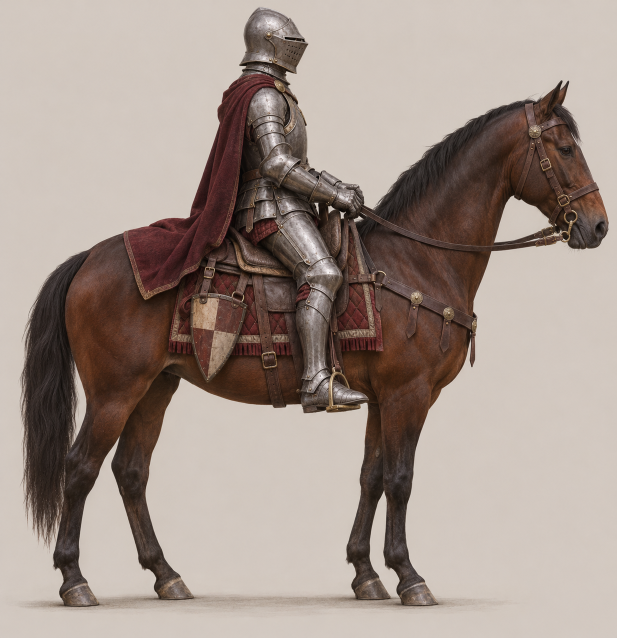
#> input picture src/jinete_referencia.png, 1234 x 1275 px (shown at 1/2 size)
$ python -i render.py   (imports and definitions only)
#> lines starting #> are read from the running program, lines starting #| are printed output that depends on the picture
### src/media.py
import os
import json
import math
import shutil
import subprocess
import sys
from functools import lru_cache
from pathlib import Path

from PIL import Image, ImageOps


MOTIONS = ('Fijo', 'Acercar', 'Alejar', 'Desplazar a la izquierda', 'Desplazar a la derecha')
FITS = ('Encajar', 'Recortar', 'Recorte inferior')
VIDEO_ROTATIONS = {'Según archivo': '', '90° a la izquierda': 'transpose=cclock',
                   '90° a la derecha': 'transpose=clock', '180°': 'hflip,vflip'}


def external_process_options():
    if os.name == 'nt':
        return {'creationflags': subprocess.CREATE_NO_WINDOW}
    if getattr(sys, 'frozen', False):
        environment = os.environ.copy()
        original = environment.pop('LD_LIBRARY_PATH_ORIG', None)
        if original is None:
            environment.pop('LD_LIBRARY_PATH', None)
        else:
            environment['LD_LIBRARY_PATH'] = original
        return {'env': environment}
    return {}


PROCESS_OPTIONS = external_process_options()


# [157 lines left out: functions find_program, find_ffmpeg, inspect_video, media_settings, open_image, video_command and 3 more, not called in this run]


class BackgroundFrames:
    # [18 lines left out: function __init__, not called in this run]

    def __enter__(self):
        return self

    # [37 lines left out: functions __exit__, next_frame, move_frame, not called in this run]

### src/video_reveal.py
"""Reveal the original video while keeping the ASCII composition editable."""

import math
from colorsys import hsv_to_rgb
from dataclasses import replace

import numpy as np
from PIL import Image, ImageDraw

import ascii_art


SIZE = (ascii_art.WIDTH, ascii_art.HEIGHT)
HUE_ANGLES = np.arange(256) * (math.tau / 256)
HUE_VECTORS = np.exp(1j * HUE_ANGLES)


def enabled(data):
    return data['fuente'] == 'Video' and (bool(data.get('tramos_original', '').strip()) or data['fin_ascii'] is not None)


class VideoReveal:
    # [119 lines left out: functions __init__, amount, frame, panel_for_frame, overlay, not called in this run]

### src/render.py
import argparse
import json
import math
import os
import random
import re
import subprocess
import tempfile
import wave
from bisect import bisect_right
from contextlib import ExitStack
from dataclasses import dataclass
from functools import lru_cache
from pathlib import Path

import numpy as np
from PIL import Image, ImageChops, ImageColor, ImageDraw, ImageFilter, ImageFont

import ascii_art
import audio_mix
import video_reveal
from designs import CODE_THEMES, DESIGNS, CodeTheme, silhouette
from media import BackgroundFrames, PROCESS_OPTIONS, ascii_preview_still, find_ffmpeg, media_settings, move_frame
from reel_clock import ReelClock, visibility, visible_at


ROOT = Path(__file__).resolve().parent
FONT_DIR = Path(os.environ.get('WINDIR', r'C:\Windows')) / 'Fonts'
PROJECT_VERSION = 12
WIDTH, HEIGHT, FPS = 720, 1280, 30
INTRO, HOLD = 1.40, 1.7
FINAL_SIZE, PREVIEW_SIZE = (1080, 1920), (540, 960)
TOKEN = re.compile(r'//.*|"[^"\n]*"|\x27[^\x27\n]*\x27|\d+(?:\.\d+)?|[^\W\d]\w*|\s+|.', re.UNICODE)
THEMES = [
    ((201, 73, 52), '#f3a18a', 430, 123),
    ((218, 63, 78), '#ff9ca9', 486, 98),
    ((108, 138, 227), '#b8c7ff', 556, 78),
]
SHAPES = ('Órbita', *DESIGNS, 'Rombo', 'Sin figura')


@dataclass
class Motif:
    rgb: tuple
    accent: str
    shape: str
    center: tuple
    radius: int
    ink: tuple
    path: tuple = ()


@dataclass
class Artwork:
    combined: Image.Image
    background: Image.Image
    overlay: Image.Image
    motif: Motif
    code: CodeTheme


LINUX_FONTS = {
    'georgia.ttf': ('DejaVuSerif.ttf', 'LiberationSerif-Regular.ttf', 'NotoSerif-Regular.ttf'),
    'georgiai.ttf': ('DejaVuSerif-Italic.ttf', 'LiberationSerif-Italic.ttf', 'NotoSerif-Italic.ttf'),
    'consola.ttf': ('DejaVuSansMono.ttf', 'LiberationMono-Regular.ttf', 'NotoSansMono-Regular.ttf'),
    'seguisb.ttf': ('DejaVuSans-Bold.ttf', 'LiberationSans-Bold.ttf', 'NotoSans-Bold.ttf'),
}


def animated_title(style):
    enabled = style.get('titulo_animado')
    return style.get('atardecer_animado', False) if enabled is None else enabled


def default_style(index):
    return {'acento': THEMES[min(index, len(THEMES) - 1)][1], 'fondo': '#0a0a11', 'forma': SHAPES[0],
            'tema_codigo': 'Terminal', 'tormenta': False, 'composicion_alta': False, 'gerberas': False, 'cierre_gerbera': False, 'atardecer_animado': False, 'hojas_primer_plano': False, 'marca_agua': '', 'mostrar_marca': True, 'posicion_marca': 'Inferior derecha', 'tamano_marca': 26, 'intensidad_efectos': 100, 'luces_atardecer': True, 'titulo_animado': None, 'hojas_delante': True, 'frecuencia_hojas': 'Normal', 'luz_al_audio': False, 'sensibilidad_graves': 'Media'}


# [27 lines left out: functions scene_style, luminance, not called in this run]


def contrast_text(color):
    return (23, 16, 24) if luminance(color) > 0.32 else (250, 237, 232)


# [32 lines left out: functions audio_timing, verse_seconds, font_path, not called in this run]


def font(name, size):
    return ImageFont.truetype(str(font_path(name)), size)


# [526 lines left out: functions fitted_font, read_project, shape_path, trace_shape, trace_symbol, make_background and 14 more, not called in this run]


def typing_step(characters, duration):
    return min(0.065, duration * 0.63 / max(1, characters))


# [123 lines left out: functions prepare, write_audio, write_wave, lyric_frames, ascii_frames, ascii_preview_frame, not called in this run]


def prepare_ascii(data):
    if video_reveal.enabled(data):
        prepared = {'data': data, 'video_reveal': video_reveal.VideoReveal(data, font)}
    else:
        prepared = ascii_art.prepare(data, font)
    if data['fuente'] != 'Figura 3D' and data['archivo_personaje']:
        prepared['character'] = ascii_art.personaje.Character(data)
    return prepared


# [6 lines left out: function export_png, not called in this run]


def character_frame(prepared, image, time):
    character = prepared.get('character')
    return character.composite(image, time) if character else image


# [11 lines left out: function reveal_frames, not called in this run]


class TimelinePreview:
    # [35 lines left out: functions __init__, frame, video_frame, not called in this run]


EXPORT_QUALITIES = {
    'Máxima nitidez': ('medium', '12', .34),
    'Alta': ('fast', '15', .34),
    'Compacta': ('veryfast', '21', 0),
}
EXPORT_RESOLUTIONS = {'1080 × 1920': FINAL_SIZE, '720 × 1280': (720, 1280),
                      '1080 × 2280': (1080, 2280), '1440 × 2560': (1440, 2560)}


# [128 lines left out: functions export_options, render, not called in this run]


# [16 lines not run here, left out]

>>> import cv2
>>> picture = cv2.imread('jinete_referencia.png', cv2.IMREAD_GRAYSCALE)
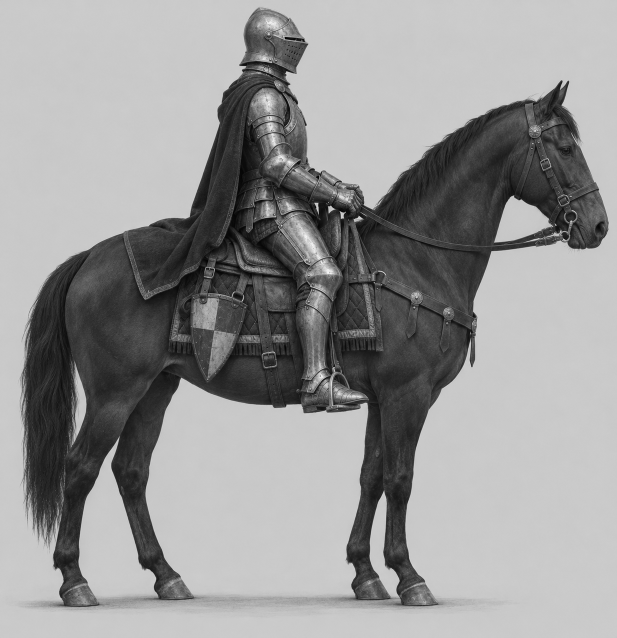
#> picture: shape (1275, 1234) (shown at 1/2 size); min 0, max 254, mean 149.5
#> (the run stopped early here; a loop or call above may not have finished)
